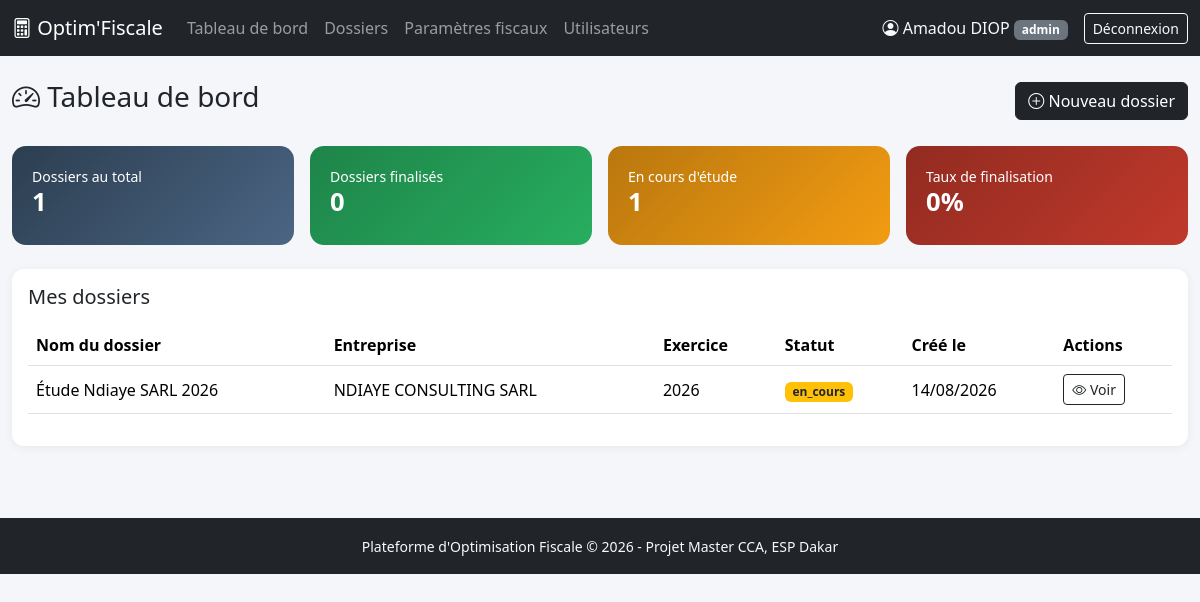
Page /pages/dashboard.php (signed in) on the committed database.
### tables this page shows
CREATE TABLE dossiers (
    id_dossier          INT AUTO_INCREMENT PRIMARY KEY,
    id_utilisateur      INT NOT NULL,            
    id_client           INT NULL,                
    nom_dossier         VARCHAR(150) NOT NULL,
    nom_entreprise      VARCHAR(150) NULL,
    nom_dirigeant       VARCHAR(150) NULL,
    exercice            YEAR NOT NULL,
    statut              ENUM('brouillon', 'en_cours', 'finalise') NOT NULL DEFAULT 'brouillon',
    date_creation       DATETIME NOT NULL DEFAULT CURRENT_TIMESTAMP,
    date_modification   DATETIME NOT NULL DEFAULT CURRENT_TIMESTAMP ON UPDATE CURRENT_TIMESTAMP,
    FOREIGN KEY (id_utilisateur) REFERENCES utilisateurs(id_utilisateur),
    FOREIGN KEY (id_client) REFERENCES utilisateurs(id_utilisateur)
);

### pages/dashboard.php (the view, shortened to what this page needs)
<?php
require_once __DIR__ . '/../includes/functions.php';
$pdo = getPDO();
if ($_SESSION['role'] === 'client') {
    $stmt = $pdo->prepare('SELECT * FROM dossiers WHERE id_client = :id ORDER BY date_creation DESC');
    $stmt->execute(['id' => $_SESSION['id_utilisateur']]);
} else {
    $stmt = $pdo->query('SELECT * FROM dossiers ORDER BY date_creation DESC');
}
$dossiers = $stmt->fetchAll();
$nbDossiers = count($dossiers);
$nbFinalises = count(array_filter($dossiers, fn($d) => $d['statut'] === 'finalise'));
$nbEnCours = count(array_filter($dossiers, fn($d) => $d['statut'] === 'en_cours'));
require_once __DIR__ . '/../includes/header.php';
?>
<div class="d-flex justify-content-between align-items-center mb-4">
    <h3><i class="bi bi-speedometer2"></i> Tableau de bord</h3>
    <a href="dossier_ajouter.php" class="btn btn-dark"><i class="bi bi-plus-circle"></i> Nouveau dossier</a>
</div>
<div class="row g-3 mb-4">
    <div class="col-6 col-md-3">
        <div class="kpi-card bg-kpi-1">
            <div class="small">Dossiers au total</div>
            <h3><?= $nbDossiers ?></h3>
        </div>
    </div>
    <div class="col-6 col-md-3">
        <div class="kpi-card bg-kpi-2">
            <div class="small">Dossiers finalisés</div>
            <h3><?= $nbFinalises ?></h3>
        </div>
    </div>
    <div class="col-6 col-md-3">
        <div class="kpi-card bg-kpi-3">
            <div class="small">En cours d'étude</div>
            <h3><?= $nbEnCours ?></h3>
        </div>
    </div>
    <div class="col-6 col-md-3">
        <div class="kpi-card bg-kpi-4">
            <div class="small">Taux de finalisation</div>
            <h3><?= $nbDossiers > 0 ? round($nbFinalises / $nbDossiers * 100) : 0 ?>%</h3>
        </div>
    </div>
</div>
<div class="card p-3">
    <h5 class="mb-3">Mes dossiers</h5>
    <div class="table-responsive">
        <table class="table table-hover align-middle">
            <thead>
                <tr>
                    <th>Nom du dossier</th>
                    <th>Entreprise</th>
                    <th>Exercice</th>
                    <th>Statut</th>
                    <th>Créé le</th>
                    <th>Actions</th>
                </tr>
            </thead>
            <tbody>
            <?php foreach ($dossiers as $d): ?>
                <tr>
                    <td><?= htmlspecialchars($d['nom_dossier']) ?></td>
                    <td><?= htmlspecialchars($d['nom_entreprise'] ?? '—') ?></td>
                    <td><?= htmlspecialchars($d['exercice']) ?></td>
                    <td>
                        <span class="badge bg-<?= $d['statut'] === 'finalise' ? 'success' : ($d['statut'] === 'en_cours' ? 'warning text-dark' : 'secondary') ?>">
                            <?= htmlspecialchars($d['statut']) ?>
                        </span>
                    </td>
                    <td><?= date('d/m/Y', strtotime($d['date_creation'])) ?></td>
                    <td>
                        <a href="dossier_voir.php?id=<?= $d['id_dossier'] ?>" class="btn btn-sm btn-outline-dark">
                            <i class="bi bi-eye"></i> Voir
                        </a>
                    </td>
                </tr>
            <?php endforeach; ?>
            </tbody>
        </table>
    </div>
</div>
<?php require_once __DIR__ . '/../includes/footer.php'; ?>

### assets/css/style.css (style rules this page uses)
body { background-color: #f4f6f9; }
.card { border: none; border-radius: 12px; box-shadow: 0 2px 10px rgba(0,0,0,0.06); }
.kpi-card { border-radius: 14px; padding: 1.25rem; color: #fff; }
.kpi-card h3 { font-size: 1.6rem; font-weight: 700; }
.bg-kpi-1 { background: linear-gradient(135deg, #2c3e50, #4b6584); }
.bg-kpi-2 { background: linear-gradient(135deg, #1e8449, #27ae60); }
.bg-kpi-3 { background: linear-gradient(135deg, #b9770e, #f39c12); }
.bg-kpi-4 { background: linear-gradient(135deg, #922b21, #c0392b); }
.table thead { background-color: #2c3e50; color: #fff; }

### rows in the picture
dossiers: statut "0", statut "1", $nbFinalises/$nbDossiers*100 "0", nom_dossier "Étude Ndiaye SARL 2026", nom_entreprise "NDIAYE CONSULTING SARL", exercice "2026", statut "en_cours", date_creation "14/08/2026"

### other values in the picture
$_SESSION['nom_complet'] "Amadou DIOP"
$_SESSION['role'] "admin"
$nbDossiers "1"
